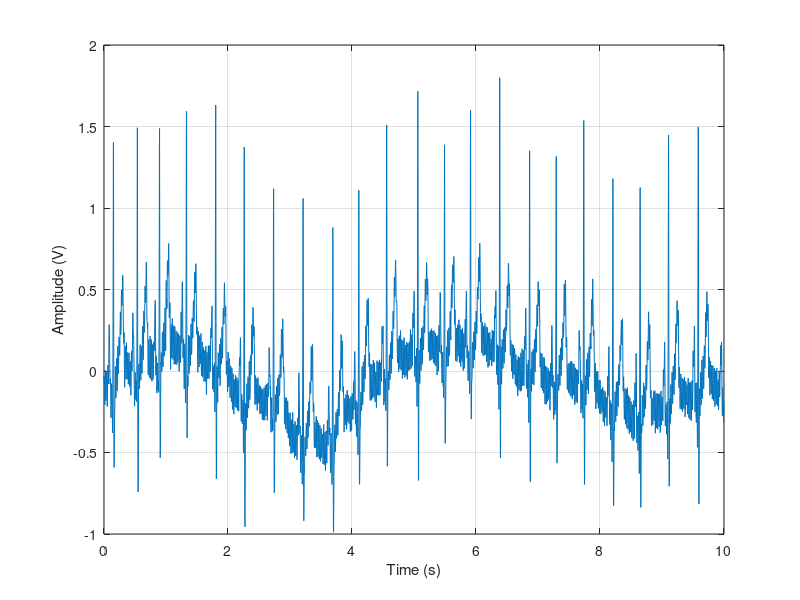
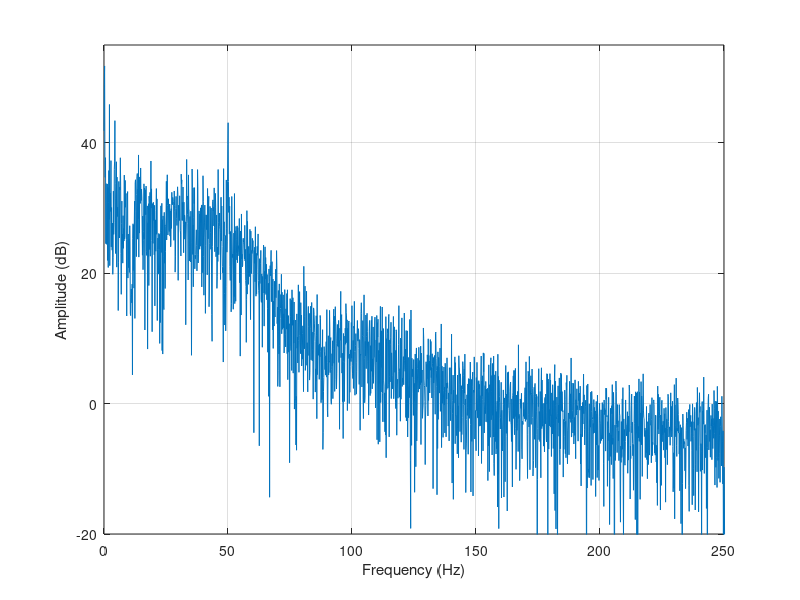
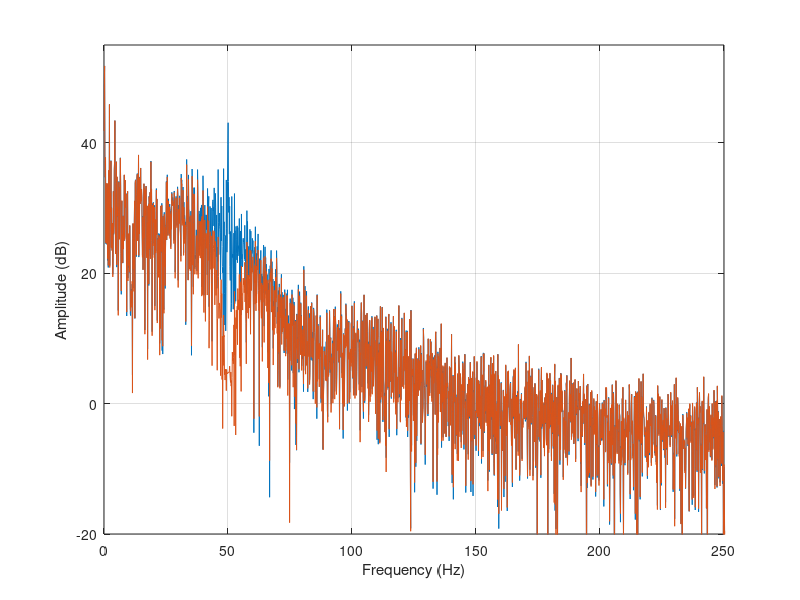
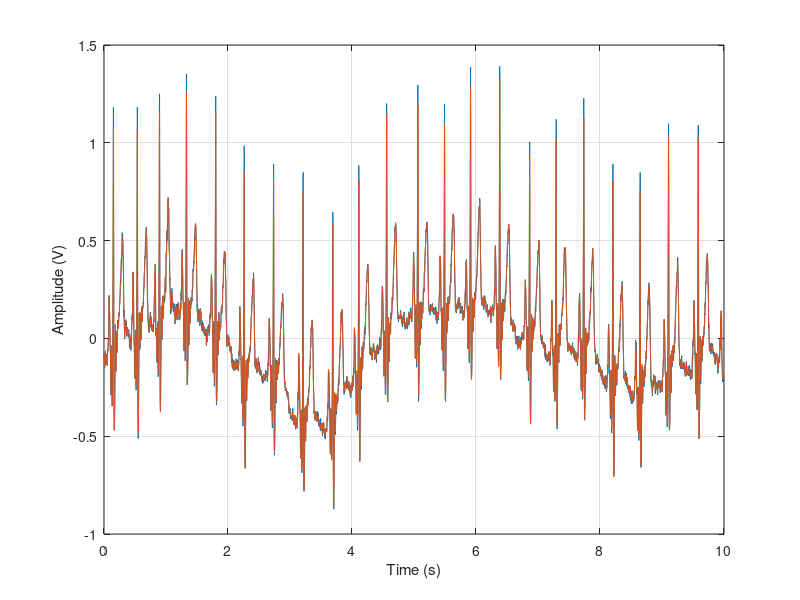

Reproduce these figures in MATLAB, in order. (Note: this script raises an error after producing the figures.)
clear all; close all; clc;

% Load ecg data
ecg = importdata('ecg_sample.txt');
fs = 500;           % sampling frequency [Hz]
N = length(ecg);    % number of samples
n = 0:N-1;          % sample array
t = n/fs;           % time axis [s]


%% Plot ecg in time domain
%%%%%%%%%%%%%%%%%%%%%%%%%%%%%%%%%%%%%%%%%%%%%%%%%%%%%%%%%%%%%%%%%%%%%%%%%%%
%%%%%%%%%%%%%%%%%%%%%%%%%%%%%%%%%%%%%%%%%%%%%%%%%%%%%%%%%%%%%%%%%%%%%%%%%%%
figure(1)
plot(t, ecg)
xlabel('Time (s)');ylabel('Amplitude (V)')
grid on;


%% spectrum
%%%%%%%%%%%%%%%%%%%%%%%%%%%%%%%%%%%%%%%%%%%%%%%%%%%%%%%%%%%%%%%%%%%%%%%%%%%
%%%%%%%%%%%%%%%%%%%%%%%%%%%%%%%%%%%%%%%%%%%%%%%%%%%%%%%%%%%%%%%%%%%%%%%%%%%
nfft = 2^12;
Sa = 20*log10(abs(fft(ecg,nfft)));
farr = (0:nfft-1)*fs/nfft;

figure(2)
plot(farr,Sa);
xlabel('Frequency (Hz)');ylabel('Amplitude (dB)')
grid on;
ylim([-20 55])
xlim([0 250]);


%% notch filter: fs 500Hz, notch 50Hz, Q 1.5, A 0.5dB
%%%%%%%%%%%%%%%%%%%%%%%%%%%%%%%%%%%%%%%%%%%%%%%%%%%%%%%%%%%%%%%%%%%%%%%%%%%
%%%%%%%%%%%%%%%%%%%%%%%%%%%%%%%%%%%%%%%%%%%%%%%%%%%%%%%%%%%%%%%%%%%%%%%%%%%
load('notch_filter.mat');

ecg_filt1 = filtfilt(b,a,ecg);
Sa2 = 20*log10(abs(fft(ecg_filt1,nfft)));

figure(3)
plot(farr,Sa,farr,Sa2);
xlabel('Frequency (Hz)');ylabel('Amplitude (dB)')
grid on;
ylim([-20 55])
xlim([0 250]);

figure(4)
plot(t,ecg,t,ecg_filt1);
xlabel('Time (s)');ylabel('Amplitude (V)')
grid on;


%% low pass filter: fs 500Hz, Fpas 100Hz, Fstop 150Hz, Apass 0.5dB, Astop 70dB
%%%%%%%%%%%%%%%%%%%%%%%%%%%%%%%%%%%%%%%%%%%%%%%%%%%%%%%%%%%%%%%%%%%%%%%%%%%
%%%%%%%%%%%%%%%%%%%%%%%%%%%%%%%%%%%%%%%%%%%%%%%%%%%%%%%%%%%%%%%%%%%%%%%%%%%
load('lowpass_filter.mat');

ecg_filt2 = filtfilt(b,a,ecg_filt1);
Sa3 = 20*log10(abs(fft(ecg_filt2,nfft)));

figure(4)
plot(t,ecg_filt1,t,ecg_filt2);
xlabel('Time (s)');ylabel('Amplitude (V)')
grid on;

figure(5)
plot(farr,Sa,farr,Sa3);
xlabel('Frequency (Hz)');ylabel('Amplitude (dB)')
grid on;
ylim([-40 55])
xlim([0 250]);


%% high pass filter: fs 500Hz, Fpas 3Hz, Fstop 1Hz, Apass 0.5dB, Astop 60dB
%%%%%%%%%%%%%%%%%%%%%%%%%%%%%%%%%%%%%%%%%%%%%%%%%%%%%%%%%%%%%%%%%%%%%%%%%%%
%%%%%%%%%%%%%%%%%%%%%%%%%%%%%%%%%%%%%%%%%%%%%%%%%%%%%%%%%%%%%%%%%%%%%%%%%%%
load('highpass_filter.mat');

ecg_filt3 = filtfilt(b,a,ecg_filt2);
Sa4 = 20*log10(abs(fft(ecg_filt3,nfft)));

figure(7)
plot(t,ecg,t,ecg_filt3);
xlabel('Time (s)');ylabel('Amplitude (V)')
grid on;

figure(8)
plot(farr,Sa,farr,Sa4);
xlabel('Frequency (Hz)');ylabel('Amplitude (dB)')
grid on;
ylim([-40 55])
xlim([0 250]);



%% Heart Beat Rate
%%%%%%%%%%%%%%%%%%%%%%%%%%%%%%%%%%%%%%%%%%%%%%%%%%%%%%%%%%%%%%%%%%%%%%%%%%%
%%%%%%%%%%%%%%%%%%%%%%%%%%%%%%%%%%%%%%%%%%%%%%%%%%%%%%%%%%%%%%%%%%%%%%%%%%%
figure(8)
plot(t,ecg_filt3);
xlabel('Time (s)');ylabel('Amplitude (V)')
grid on;

% use threshold
tr = 0.6;
trLine = ones(1,N)*tr;

figure(9)
plot(t,ecg_filt3,t,trLine);
xlabel('Time (s)');ylabel('Amplitude (V)')
grid on;

squares = [];
for j=1:N
   if ecg_filt3(j)>tr
       squares(j)=1;
   else
       squares(j)=0;
   end
end

figure(9)
plot(t,ecg_filt3,t,squares,t,trLine);
xlabel('Time (s)');ylabel('Amplitude (V)')
grid on;

% use peaks
[pks,locs] = findpeaks(ecg_filt3,'MinPeakHeight',tr);

figure(10)
plot(t,ecg_filt3,t(locs),pks,'o');
xlabel('Time (s)');ylabel('Amplitude (V)')
grid on;

hb = 60./diff(t(locs));
vid = mean(hb)

figure(11)
plot(hb);
xlabel('Beats (A.U.)');ylabel('Heart Beat (bpm)')
grid on;


%% langai
%%%%%%%%%%%%%%%%%%%%%%%%%%%%%%%%%%%%%%%%%%%%%%%%%%%%%%%%%%%%%%%%%%%%%%%%%%%
%%%%%%%%%%%%%%%%%%%%%%%%%%%%%%%%%%%%%%%%%%%%%%%%%%%%%%%%%%%%%%%%%%%%%%%%%%%
pries = 60;
po = 100;
arr=[];
[~,locs] = findpeaks(ecg_filt3,'MinPeakHeight',0.6);
for j=1:length(locs)
    index = locs(j);
    arr(j,:) = ecg_filt3(index-pries:index+po);
end

figure(100)
mesh(arr)
colormap(cool)
xlabel('Time (s)');
ylabel('ECG No')
zlabel('Amplitude (V)')


